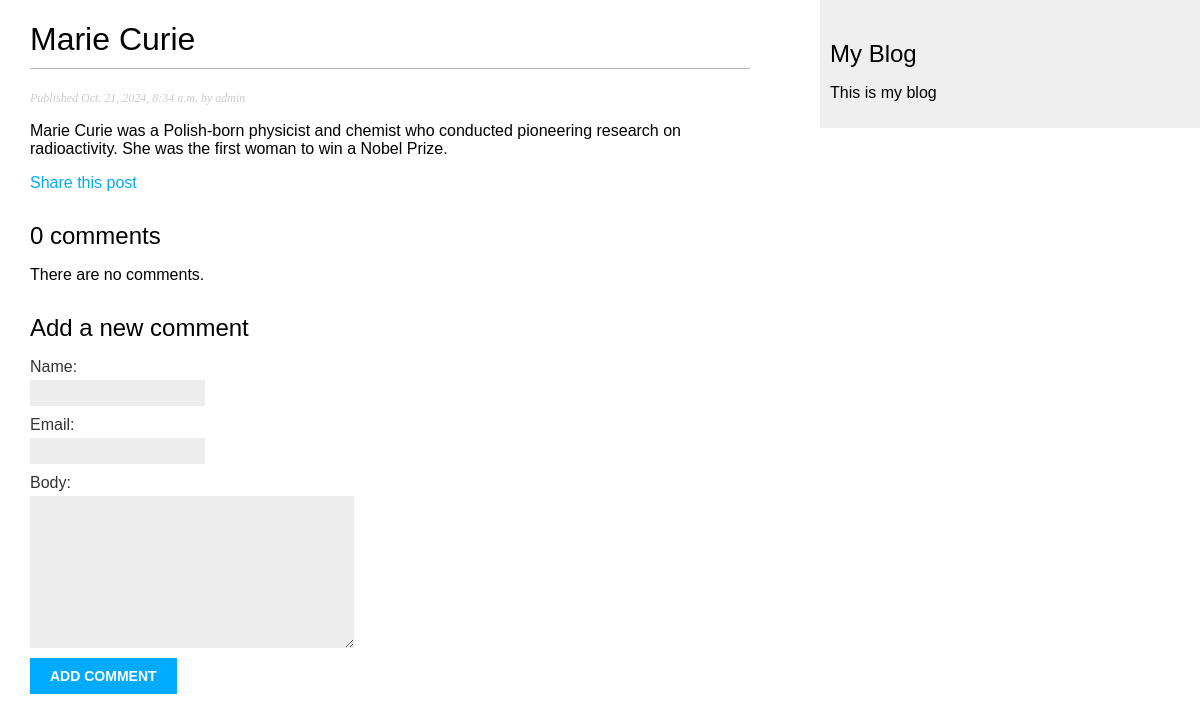
/blog/2024/10/21/marie-curie, run on the app's committed database.
### blog/models.py (models this page shows, shortened)
class Post(models.Model) :
    class Status(models.TextChoices):
        DRAFT = 'DF', 'Draft'
        PUBLISHED = 'PB', 'Published'
    title = models.CharField(max_length=250)
    slug = models.SlugField(max_length=250,
                            unique_for_date='publish')
    author = models.ForeignKey(User,
                               on_delete=models.CASCADE,
                               related_name='blog_posts')
    body = models.TextField()
    publish = models.DateTimeField(default=timezone.now)
    created = models.DateTimeField(auto_now_add=True)
    updated = models.DateTimeField(auto_now=True)
    status = models.CharField(max_length=2,
                              choices=Status.choices,
                              default=Status.DRAFT)
    objects = models.Manager()
    published = PublishedManager()
    class Meta:
        ordering = ["-publish"]
        indexes = [
            models.Index(fields=["-publish"])
        ]

### blog/views.py (the view)
# urls.py: path('<int:year>/<int:month>/<int:day>/<slug:post>', views.post_detail,
def post_detail(request, year, month, day, post):
    post = get_object_or_404(Post,
                            status= Post.Status.PUBLISHED,
                            slug = post,
                            publish__year = year,
                            publish__month = month,
                            publish__day = day)
    comments = post.comments.filter(active=True)
    form = CommentForm()
    return render(request,
                  'blog/post/detail.html',
                  {'post': post,
                   'comments': comments,
                   'form': form})

### blog/forms.py
class CommentForm(forms.ModelForm):
    class Meta:
        model = Comment
        fields = ['name', 'email', 'body']

### blog/templates/blog/post/detail.html (shortened to what this page needs)
{% extends "blog/base.html" %}
{% block content %}
    <h1> {{post.title}} </h1>
    <p class="date">
        Published {{post.publish}} by {{ post.author}}
    </p>
    {{ post.body|linebreaks}}
    <p>
        <a href="{% url "blog:post_share" post.id %}">Share this post</a>
    </p>
    {% with comments.count as total_comments %}
    <h2>
        {{ total_comments }} comment{{ total_comments|pluralize}}
    </h2>
    {% endwith %}
    {% for comment in comments %}
        <div class="comment">
            <p class="info">
                Comment {{ forloop.counter }} by {{ comment.name }} {{ comment.created }}
            </p>
            {{ comment.body |linebreaks }}
        </div>
    {% empty %}
        <p>There are no comments.</p>
    {% endfor %}
    {% include "blog/post/includes/comment_form.html" %}
{% endblock %}

### blog/static/css/blog.css (style rules this page uses)
body { margin:0; padding:0; font-family:helvetica, sans-serif; }
a { color:#00abff; text-decoration:none; }
h1 { font-weight:normal; border-bottom:1px solid #bbb; padding:0 0 10px 0; }
h2 { font-weight:normal; margin:30px 0 0; }
p.date { color:#ccc; font-family: georgia, serif; font-size: 12px; font-style: italic; }
label { float:left; clear:both; color:#333; margin-bottom:4px; }
input, textarea { clear:both; float:left; margin:0 0 10px; background:#ededed; border:0; padding:6px 10px; font-size:12px; }

### data on the page
Post: title "Marie Curie", publish "Oct. 21, 2024, 8:34 a.m.", author "admin", body "Marie Curie was a Polish-born physicist and chemist who conducted pioneering research on radioactivity. She was the first woman to win a Nobel Prize."

### other printed values
{{ total_comments }} "0"
